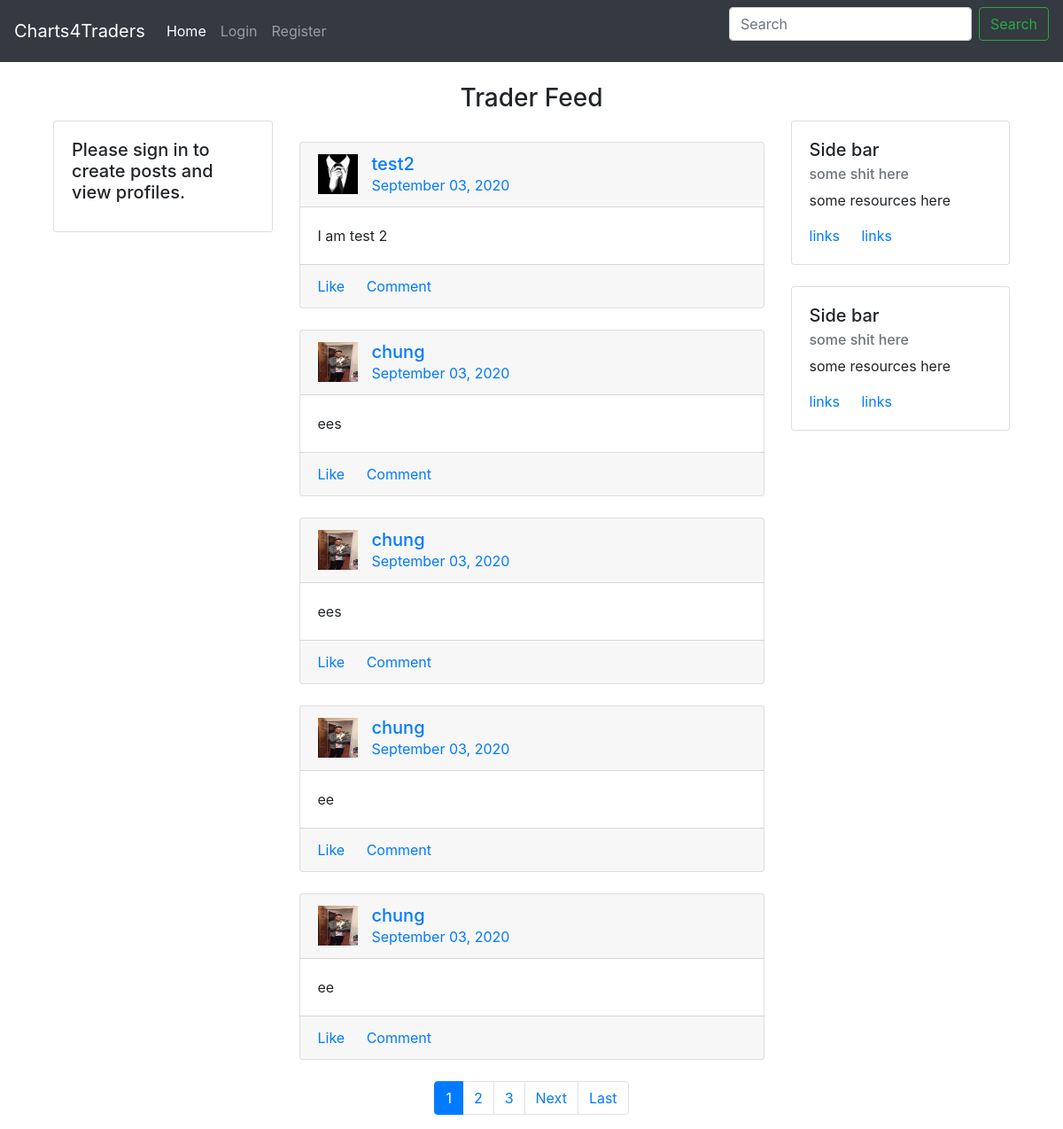
The app's page /, older data.
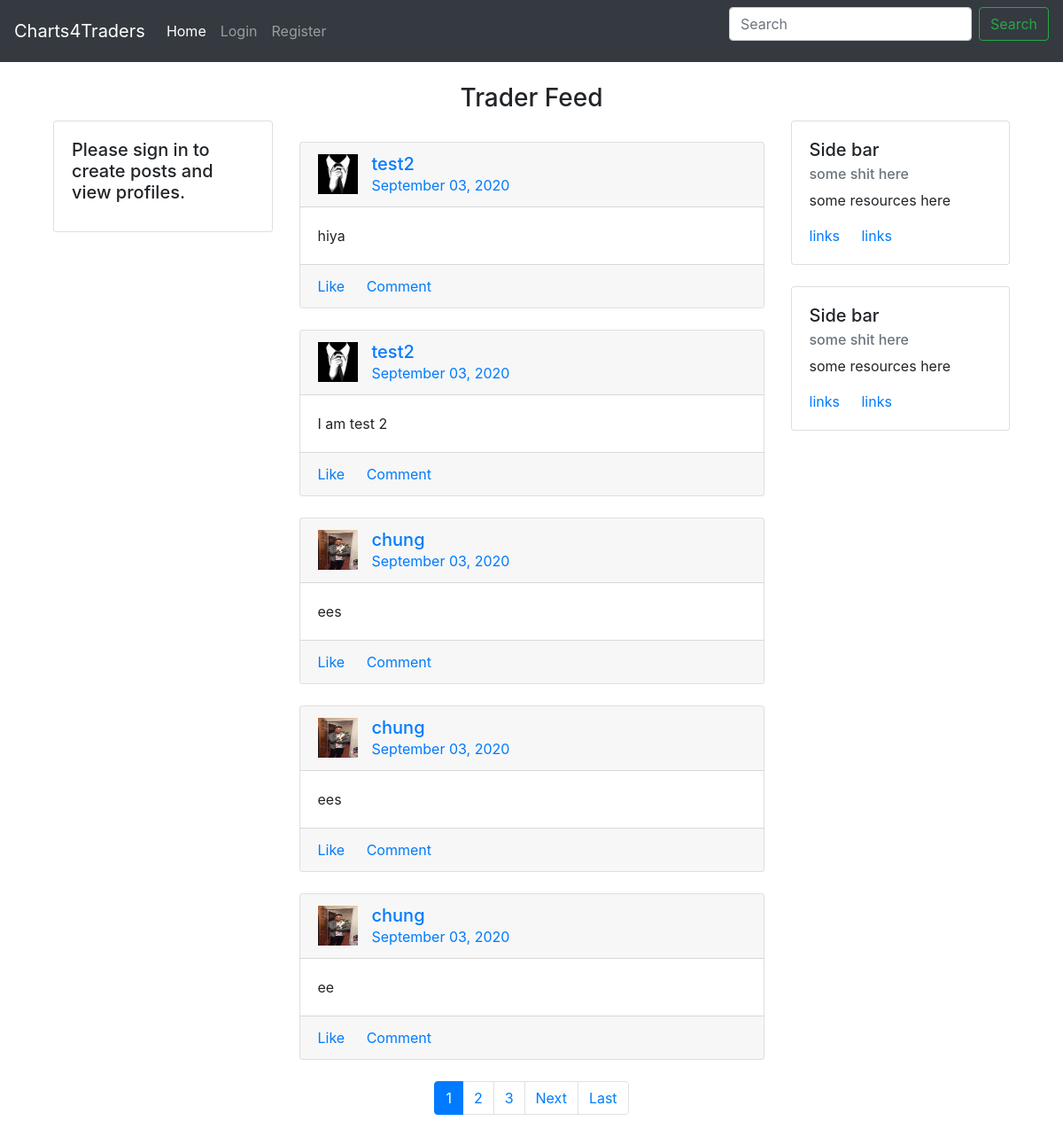
The same page, newer data.
### main/models.py (models this page shows, shortened)
class Post(models.Model):
    user = models.ForeignKey(User, on_delete=models.CASCADE) #many to one relationship where many posts can be tied to one user
    content = models.TextField(blank=True, null=True) # change blank later
    date_posted = models.DateTimeField(default=timezone.now)
    image = models.FileField(upload_to='images/', blank=True, null=True) #change to required later

class Profile(models.Model):
    user = models.OneToOneField(User, on_delete=models.CASCADE)
    image = models.ImageField(default='default.jpg', upload_to='profile_pics')  #add in later
    bio = models.TextField(max_length=1000, blank=True)

### main/views.py (the view)
# urls.py: path("", post_list_view.as_view(), name="home"),
class post_list_view(ListView):
     model = Post
     template_name = 'main/home.html'
     context_object_name = 'posts'
     ordering = ['-date_posted'] # minus to reverse the date posted, so newer posts show up on top
     paginate_by = 5 #sets pagination per page

### main/templates/main/home.html (shortened to what the changed rows need)
{% extends 'main/header.html' %}
{% block content %}
<div class="container gedf-wrapper">
    {% if user.is_authenticated %}
  <div class="row">
      <div class="col-md-3">
          <div class="card">
              <div class="card-body">
                  <div class="h5"><img class="thumbnail" width="90" height="90" src="{{ user.profile.image.url  }}" alt=""></div>
                  <div class="h7"><strong>{{ user.username }}</strong></div>
                  <div class="h7">{{ user.profile.bio }}</div>
              </div>
              <ul class="list-group list-group-flush">
                  <li class="list-group-item">
                      <div class="h6 text-muted">Followers</div>
                      <div class="h5">0</div>
                  </li>
                  <li class="list-group-item">
                      <div class="h6 text-muted">Following</div>
                      <div class="h5">0</div>
                  </li>
                  <li class="list-group-item">Smallcaps</li>
              </ul>
          </div>
      </div>
      <div class="col-md-6 gedf-main" >
          <div class="card gedf-card navbar navbar-expand-lg navbar-dark bg-dark" >
              <div class="card-header">
                          <a  href="post/create/" style= "color:white ">Share a Trade</a>
              </div>
          </div>
          {% else %}
          <div class="row">
            <div class="col-md-6 gedf-main" >
          {% endif %}
          <br>
{% for post in posts %}
          <div class="card gedf-card">
              <div class="card-header">
                  <div class="d-flex justify-content-between align-items-center">
                      <div class="d-flex justify-content-between align-items-center">
                          <div class="mr-2">
                              <img class="thumbnail" width="45" height="45" src="{{ post.user.profile.image.url }}" alt="">
                          </div>
                          <div class="ml-2">
                              <div class="h5 m-0">
                                <a class="mr-2" href="{% url 'main:user-posts' post.user.username %}">{{ post.user }}</a>
                              </div>
                              <div class="h7 text-muted"><a href ="{% url 'main:post-detail' post.id %}">{{ post.date_posted|date:"F d, Y" }}</a></div>
                          </div>
                      </div>
                  </div>
              </div>
              <div class="card-body">
                  <p class="card-text">
                    {{ post.content }}
                  </p>
              </div>
              <div class="card-footer">
                  <a href="#" class="card-link"> Like</a>
                  <a href="#" class="card-link"> Comment</a>
              </div>
          </div>
          <br>
          {% endfor %}
          {% if is_paginated %}
                <nav aria-label="Page navigation example">
                    <ul class="pagination justify-content-center">
                    {% for num in page_obj.paginator.page_range %}
                        {% if page_obj.number == num %}
                        <li class="page-item active"><a class="page-link" href="?page={{ num }}">{{ num }}</a></li>
                        {% elif num > page_obj.number|add:'-3' and num < page_obj.number|add:'3' %}
                        <li class="page-item"><a class="page-link" href="?page={{ num }}">{{ num }}</a></li>
                        {% endif %}
                    {% endfor %}
                    </ul>
                </nav>
          {% endif %}
      </div>
  </div>
</div>
{% endblock %}

Row changes from the older to the newer data that the page shows:
no longer on this page (row unchanged): Post: user.profile.image (picture), user "chung", date_posted "September 03, 2020", content "ee"
added Post: user.profile.image (placeholder picture), user "test2", date_posted "September 03, 2020", content "hiya"
